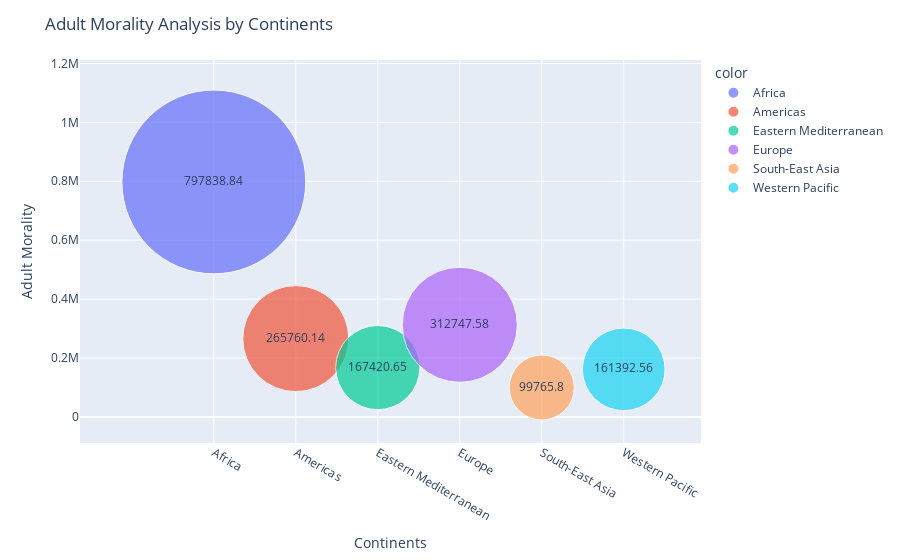

Here is the notebook cell this chart was saved with:
### Code cell
df_bub = df_adult.groupby('ParentLocation')['NumericValue'].sum()

fig = px.scatter(x=df_bub.index, y=df_bub.values,
       size=df_bub.values, color=df_bub.index,
                  size_max=130,text = df_bub.values)

fig.update_layout(title = 'Adult Morality Analysis by Continents',
                  yaxis_title = 'Adult Morality',
                 xaxis_title = 'Continents')

fig.show()

### Figure 1 — Plotly figure (JSON) as saved in the notebook; plotly's stock layout.template omitted (floating-point values rounded to 4 significant figures)
{"data": [{"hovertemplate": "color=Africa<br>x=%{x}<br>y=%{y}<br>size=%{marker.size}<br>text=%{text}<extra></extra>", "legendgroup": "Africa", "marker": {"color": "#636efa", "size": [797800.0], "sizemode": "area", "sizeref": 47.21, "symbol": "circle"}, "mode": "markers+text", "name": "Africa", "orientation": "v", "showlegend": true, "text": [797800.0], "type": "scatter", "x": ["Africa"], "xaxis": "x", "y": [797800.0], "yaxis": "y"}, {"hovertemplate": "color=Americas<br>x=%{x}<br>y=%{y}<br>size=%{marker.size}<br>text=%{text}<extra></extra>", "legendgroup": "Americas", "marker": {"color": "#EF553B", "size": [265800.0], "sizemode": "area", "sizeref": 47.21, "symbol": "circle"}, "mode": "markers+text", "name": "Americas", "orientation": "v", "showlegend": true, "text": [265800.0], "type": "scatter", "x": ["Americas"], "xaxis": "x", "y": [265800.0], "yaxis": "y"}, {"hovertemplate": "color=Eastern Mediterranean<br>x=%{x}<br>y=%{y}<br>size=%{marker.size}<br>text=%{text}<extra></extra>", "legendgroup": "Eastern Mediterranean", "marker": {"color": "#00cc96", "size": [167400.0], "sizemode": "area", "sizeref": 47.21, "symbol": "circle"}, "mode": "markers+text", "name": "Eastern Mediterranean", "orientation": "v", "showlegend": true, "text": [167400.0], "type": "scatter", "x": ["Eastern Mediterranean"], "xaxis": "x", "y": [167400.0], "yaxis": "y"}, {"hovertemplate": "color=Europe<br>x=%{x}<br>y=%{y}<br>size=%{marker.size}<br>text=%{text}<extra></extra>", "legendgroup": "Europe", "marker": {"color": "#ab63fa", "size": [312700.0], "sizemode": "area", "sizeref": 47.21, "symbol": "circle"}, "mode": "markers+text", "name": "Europe", "orientation": "v", "showlegend": true, "text": [312700.0], "type": "scatter", "x": ["Europe"], "xaxis": "x", "y": [312700.0], "yaxis": "y"}, {"hovertemplate": "color=South-East Asia<br>x=%{x}<br>y=%{y}<br>size=%{marker.size}<br>text=%{text}<extra></extra>", "legendgroup": "South-East Asia", "marker": {"color": "#FFA15A", "size": [99770.0], "sizemode": "area", "sizeref": 47.21, "symbol": "circle"}, "mode": "markers+text", "name": "South-East Asia", "orientation": "v", "showlegend": true, "text": [99770.0], "type": "scatter", "x": ["South-East Asia"], "xaxis": "x", "y": [99770.0], "yaxis": "y"}, {"hovertemplate": "color=Western Pacific<br>x=%{x}<br>y=%{y}<br>size=%{marker.size}<br>text=%{text}<extra></extra>", "legendgroup": "Western Pacific", "marker": {"color": "#19d3f3", "size": [161400.0], "sizemode": "area", "sizeref": 47.21, "symbol": "circle"}, "mode": "markers+text", "name": "Western Pacific", "orientation": "v", "showlegend": true, "text": [161400.0], "type": "scatter", "x": ["Western Pacific"], "xaxis": "x", "y": [161400.0], "yaxis": "y"}], "layout": {"legend": {"itemsizing": "constant", "title": {"text": "color"}, "tracegroupgap": 0}, "margin": {"t": 60}, "title": {"text": "Adult Morality Analysis by Continents"}, "xaxis": {"anchor": "y", "domain": [0, 1], "title": {"text": "Continents"}}, "yaxis": {"anchor": "x", "domain": [0, 1], "title": {"text": "Adult Morality"}}}}
